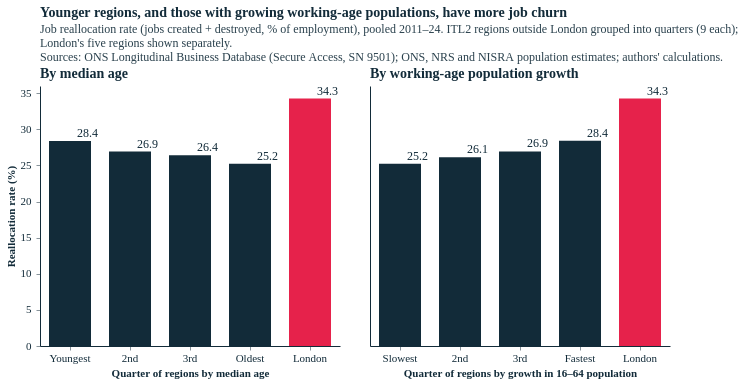

Vega-Lite specification stored for this chart:
### Vega-Lite specification from a JSON file in a GitHub repository (floating-point values rounded to 4 significant figures)
{"config": {"background": "#fff", "font": "Circular Std", "text": {"color": "#122b39", "font": "Circular Std", "align": "left", "dx": 7, "dy": 0, "fontSize": 11}, "view": {"stroke": null, "continuousWidth": 350, "continuousHeight": 280, "discreteWidth": 400, "discreteHeight": 300}, "bar": {"color": "#179fdb"}, "line": {"color": "#e6224b"}, "rule": {"color": "#122b39"}, "point": {"filled": true, "size": 80, "color": "#e6224b", "opacity": 0.95}, "geoshape": {"stroke": "white", "strokeWidth": 0.3}, "axis": {"labelColor": "#122b39", "labelFontSize": 11, "labelFont": "Circular Std", "tickColor": "#122b39", "tickOpacity": 0.5, "domainColor": "#122b39", "domainOpacity": 1, "gridColor": "#122b39", "gridDash": [2, 2], "gridOpacity": 0.5, "title": null, "titleColor": "#122b39", "tickSize": 4, "grid": false, "domain": true}, "axisXDiscrete": {"grid": false, "labelAngle": 0, "tickCount": 10, "tickOpacity": 0.5, "title": null}, "axisYDiscrete": {"ticks": false, "labelPadding": 5, "grid": false}, "axisXTemporal": {"grid": false, "ticks": true}, "axisXQuantitative": {"grid": false}, "axisYQuantitative": {"gridColor": "#122b39", "gridDash": [1, 5], "gridOpacity": 0.5, "ticks": false, "labelPadding": 5, "tickCount": 8, "grid": false}, "title": {"color": "#122b39", "subtitleColor": "#122b39E6", "font": "Circular Std", "subtitleFont": "Circular Std", "anchor": "start", "frame": "group", "fontSize": 14, "subtitleFontSize": 12, "subtitlePadding": 4, "offset": 0}, "legend": {"titleColor": "#122b39", "labelColor": "#122b39"}}, "hconcat": [{"layer": [{"mark": {"type": "bar", "width": 42}, "encoding": {"color": {"field": "kind", "legend": null, "scale": {"domain": ["London", "Rest of UK"], "range": ["#e6224b", "#122b39"]}, "type": "nominal"}, "x": {"axis": {"labelAngle": 0, "labelLimit": 120}, "field": "group", "sort": ["Youngest", "2nd", "3rd", "Oldest", "London"], "title": "Quarter of regions by median age", "type": "nominal"}, "y": {"axis": {"labels": true, "ticks": true}, "field": "rate", "scale": {"domain": [0, 36]}, "title": "Reallocation rate (%)", "type": "quantitative"}}}, {"mark": {"type": "text", "color": "#122b39", "dy": -8, "fontSize": 12}, "encoding": {"text": {"field": "rate", "format": ".1f", "type": "quantitative"}, "x": {"axis": {"labelAngle": 0, "labelLimit": 120}, "field": "group", "sort": ["Youngest", "2nd", "3rd", "Oldest", "London"], "title": "Quarter of regions by median age", "type": "nominal"}, "y": {"axis": {"labels": true, "ticks": true}, "field": "rate", "scale": {"domain": [0, 36]}, "title": "Reallocation rate (%)", "type": "quantitative"}}}], "data": {"name": "data-b09850165fef82a751efacd7bd3b7860"}, "height": 260, "title": {"text": "By median age", "anchor": "start", "fontSize": 14}, "width": 300}, {"layer": [{"mark": {"type": "bar", "width": 42}, "encoding": {"color": {"field": "kind", "legend": null, "scale": {"domain": ["London", "Rest of UK"], "range": ["#e6224b", "#122b39"]}, "type": "nominal"}, "x": {"axis": {"labelAngle": 0, "labelLimit": 120}, "field": "group", "sort": ["Slowest", "2nd", "3rd", "Fastest", "London"], "title": "Quarter of regions by growth in 16–64 population", "type": "nominal"}, "y": {"axis": {"labels": false, "ticks": false}, "field": "rate", "scale": {"domain": [0, 36]}, "title": null, "type": "quantitative"}}}, {"mark": {"type": "text", "color": "#122b39", "dy": -8, "fontSize": 12}, "encoding": {"text": {"field": "rate", "format": ".1f", "type": "quantitative"}, "x": {"axis": {"labelAngle": 0, "labelLimit": 120}, "field": "group", "sort": ["Slowest", "2nd", "3rd", "Fastest", "London"], "title": "Quarter of regions by growth in 16–64 population", "type": "nominal"}, "y": {"axis": {"labels": false, "ticks": false}, "field": "rate", "scale": {"domain": [0, 36]}, "title": null, "type": "quantitative"}}}], "data": {"name": "data-d8fab159250bbc05a3987733d6dcfb18"}, "height": 260, "title": {"text": "By working-age population growth", "anchor": "start", "fontSize": 14}, "width": 300}], "spacing": 30, "title": {"text": "Younger regions, and those with growing working-age populations, have more job churn", "subtitle": ["Job reallocation rate (jobs created + destroyed, % of employment), pooled 2011–24. ITL2 regions outside London grouped into quarters (9 each);", "London's five regions shown separately.", "Sources: ONS Longitudinal Business Database (Secure Access, SN 9501); ONS, NRS and NISRA population estimates; authors' calculations."]}, "$schema": "https://vega.github.io/schema/vega-lite/v5.20.1.json", "datasets": {"data-b09850165fef82a751efacd7bd3b7860": [{"group": "London", "rate": 34.26, "kind": "London"}, {"group": "Youngest", "rate": 28.39, "kind": "Rest of UK"}, {"group": "2nd", "rate": 26.92, "kind": "Rest of UK"}, {"group": "3rd", "rate": 26.4, "kind": "Rest of UK"}, {"group": "Oldest", "rate": 25.23, "kind": "Rest of UK"}], "data-d8fab159250bbc05a3987733d6dcfb18": [{"group": "London", "rate": 34.26, "kind": "London"}, {"group": "Slowest", "rate": 25.24, "kind": "Rest of UK"}, {"group": "2nd", "rate": 26.14, "kind": "Rest of UK"}, {"group": "3rd", "rate": 26.93, "kind": "Rest of UK"}, {"group": "Fastest", "rate": 28.43, "kind": "Rest of UK"}]}, "width": 300, "height": 260}
